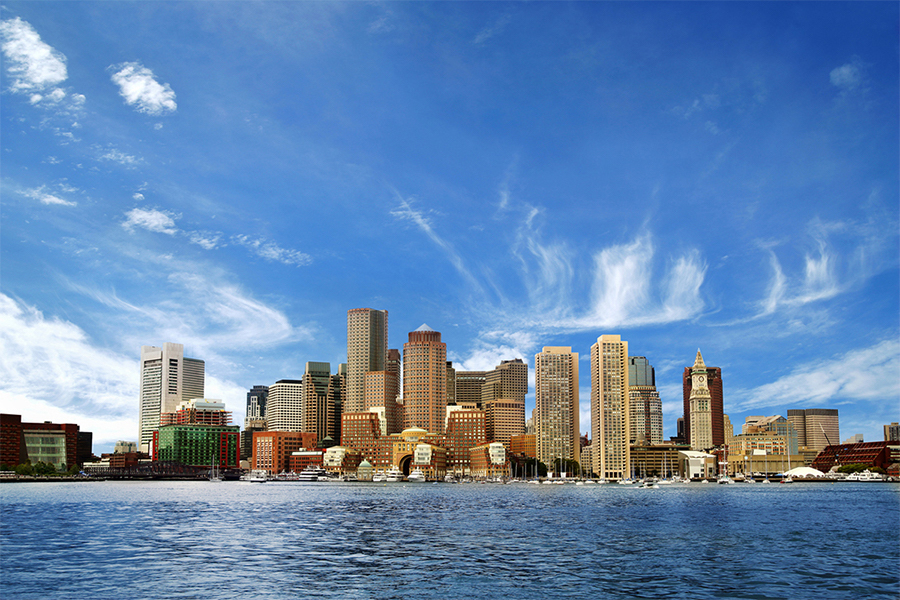
#> input picture boston-skyline.jpg, 900 x 600 px
$ python -i advanced_img_processing.py   (imports and definitions only)
#> lines starting #> are read from the running program, lines starting #| are printed output that depends on the picture; after the words box and inside, x2 and y2 are one past the last pixel; in counts of white or black regions, pixels touching at a corner belong together
### simple_img_processing.py
#!/usr/bin/python
#simple_img_processing.py
__author__ = "Elijah"
__version__ = 1.9
"""Preforms special actions with images
such as flipping them or changing certain pixels."""

from PIL import Image
import date_time_file_name as dt

# [60 lines left out: functions inversion, lighten_darken, not called in this run]


def greyscale(image_path):
    """changes the color of the image to a grey version

    :param image_path: the path of the image
    :return: the grey version of the image"""
#> called with image_path = 'boston-skyline.jpg'

    img = Image.open(image_path)
#> img is the input picture: PIL image 900x600 RGB; mean R, G, B 99.3, 133.2, 174
    new_img = img
    width  = img.size[0]
#> width = 900
    height = img.size[1]
#> height = 600
    for col in range(width):
        for row in range(height):
            pixel = img.getpixel((col, row))
            red   = pixel[0]
            green = pixel[1]
            blue  = pixel[2]
            color = int(red / 3 + green / 3 + blue / 3)
            new_img.putpixel((col, row), (color, color, color))
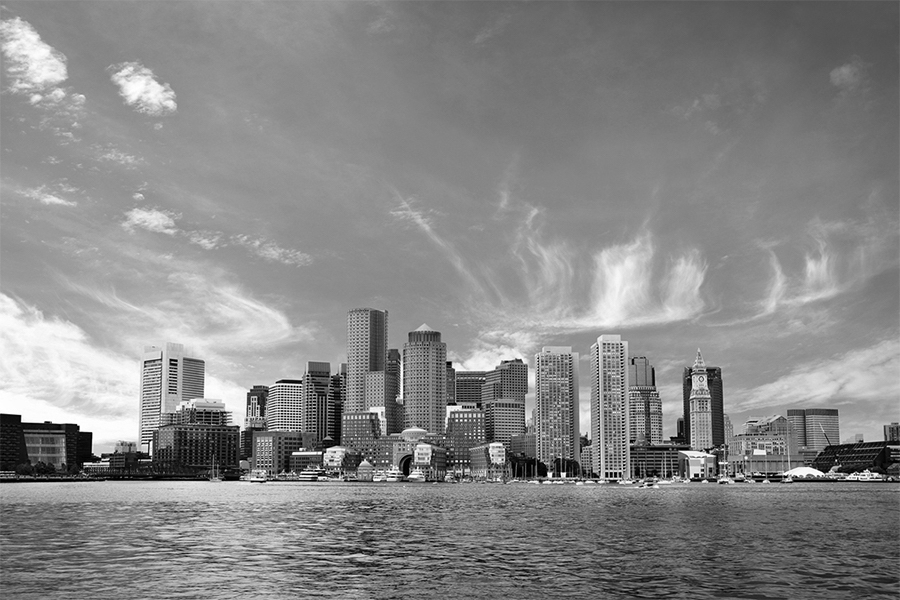
#> new_img: PIL image 900x600 RGB; min 0, max 255, mean 135.1

    return new_img


def black_and_white(image_path):
    """changes an image into a black and white version

    :param image_path: the path of the image
    :return: the image in a black/white format"""

    img    = greyscale(image_path)
    width  = img.size[0]
#> width = 900
    height = img.size[1]
#> height = 600

    colors_list = []
    min_colors  = 0
    max_colors  = 0
    count       = 0

    for col in range(width):
        for row in range(height):
            pixel = img.getpixel((col, row))
            red   = pixel[0]
            green = pixel[1]
            blue  = pixel[2]
            color = red + green + blue

            colors_list.append(color)
#> after the loop, colors_list = 540000 items
    colors_list.sort()

    for i in range(len(colors_list) // 2):
        min_colors += colors_list[i]
        count += 1
#> after the loop, count = 270000; min_colors = 83090109

    min_colors //= count
#> min_colors = 307
    count = 0
    del[colors_list[0:len(colors_list) // 2]]

    for i in colors_list:
        max_colors += i
        count += 1
#> this loop made 270000 passes
#> max_colors on passes 1 to 3: 417, 834, 1251
#> after the loop, count = 270000; max_colors = 135842520

    max_colors //= count
#> max_colors = 503
    for col in range(width):
        for row in range(height):
            pixel = img.getpixel((col, row))
            color = pixel[0] + pixel[1] + pixel[2]
            if color > min_colors:
                color = 0
            elif color < max_colors:
                color = 255

            img.putpixel((col, row), (color, color, color))
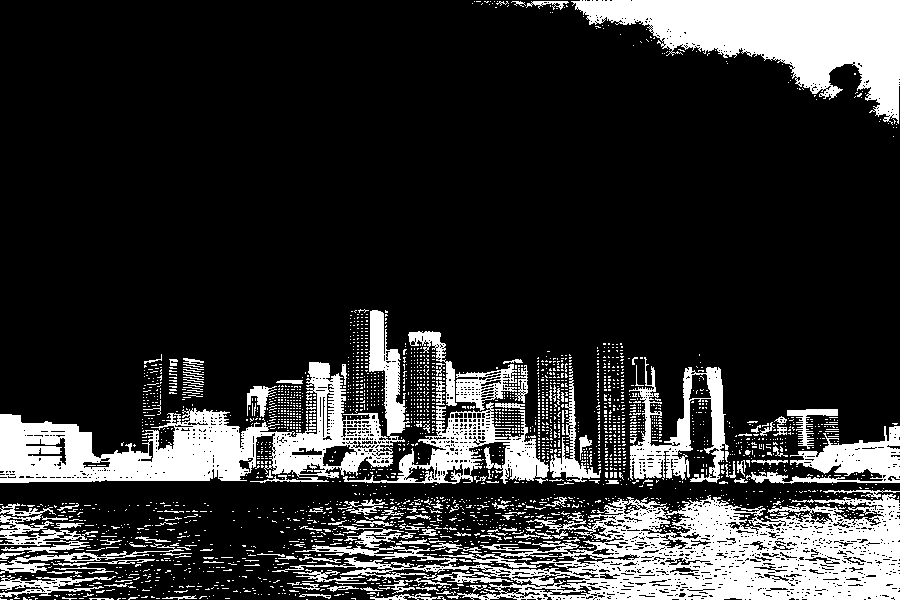
#> img: PIL image 900x600 RGB; 19.6% white; 2668 white regions (2517 under 20 px), largest, box (x1, y1, x2, y2) and area: (272, 494, 900, 600) 27950, (0, 310, 410, 483) 20143, (571, 0, 900, 125) 18618

    return img


# [122 lines left out: functions filter, reverse, save, show, not called in this run]

### advanced_img_processing.py
#!/usr/bin/python
#advanced_img_processing.py
__author__ = "Elijah"
__version__ = 1.6
"""Preforms more complex actions with images like edge detection"""

from PIL import Image
import webbrowser
import simple_img_processing as sip
import random

# [8 lines left out: function google_search, not called in this run]


def edge_detection(image_path):
    """finds and puts a line around the edges of the image

    :param image_path: the path of the image
    :return: the image with a line around the edge"""

    img     = sip.black_and_white(image_path)
    width   = img.size[0]
#> width = 900
    height  = img.size[1]
#> height = 600
    new_img = Image.new("RGBA", (width, height), "white")
#> new_img: PIL image 900x600 RGBA; every value is 255

    pixel_1 = 766
    pixel_2 = 766
    black = 0
    white = 765
    white_change = False
    black_change = False
    location = 0

    for row in range(height):
        for col in range(width):
            pixel = img.getpixel((col, row))
            red   = pixel[0]
            green = pixel[1]
            blue  = pixel[2]
            color = red + green + blue

            if color == black:
                if white_change:
                    new_img.putpixel((location, row), (0, 0, 0))
                    black_change = False
                    white_change = False
                    pixel_1 = 766
                    pixel_2 = 766
                    location = 0
                elif pixel_1 != 766:
                    black_change = True
                    location = col
                else:
                    pixel_1 = color

            elif color == white:
                if black_change:
                    new_img.putpixel((location, row), (0, 0, 0))
                    black_change = False
                    white_change = False
                    pixel_1 = 766
                    pixel_2 = 766
                    location = 0
                elif pixel_2 != 766:
                    white_change = True
                    location = col
                else:
                    pixel_2 = color
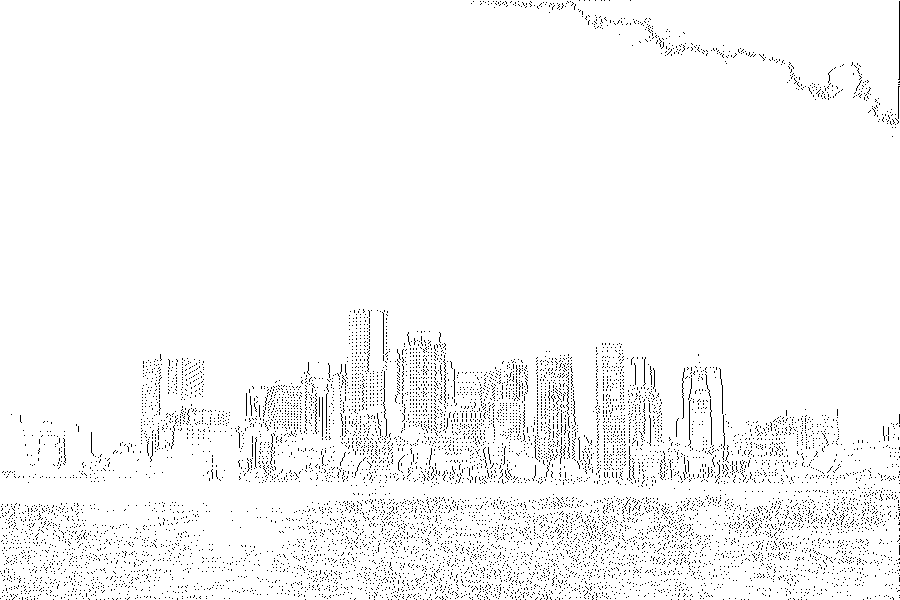
#> new_img: PIL image 900x600 RGBA; mean R, G, B, A 247.1, 247.1, 247.1, 255


    black = 0
    white = 765
    pixel_1 = 766
    pixel_2 = 766
    location = 0
    black_change = False
    white_change = False

    for col in range(width):
        for row in range(height):
            pixel = img.getpixel((col, row))
            red   = pixel[0]
            green = pixel[1]
            blue  = pixel[2]
            color = red + green + blue

            if color == black:
                if white_change:
                    new_img.putpixel((col, location), (0, 0, 0))
                    black_change = False
                    white_change = False
                    pixel_1 = 766
                    pixel_2 = 766
                    location = 0
                elif pixel_1 != 766:
                    black_change = True
                    location = row
                else:
                    pixel_1 = color

            elif color == white:
                if black_change:
                    new_img.putpixel((col, location), (0, 0, 0))
                    black_change = False
                    white_change = False
                    pixel_1 = 766
                    pixel_2 = 766
                    location = 0
                elif pixel_2 != 766:
                    white_change = True
                    location = row
                else:
                    pixel_2 = color
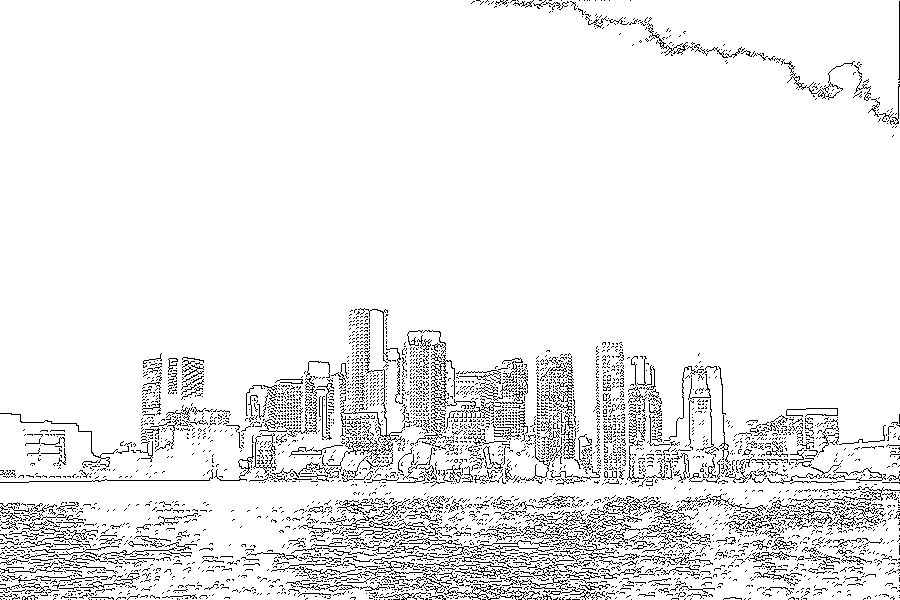
#> new_img: PIL image 900x600 RGBA; mean R, G, B, A 236.5, 236.5, 236.5, 255
    return new_img


# [331 lines left out: functions picture_frame, compare_images, image_copier, sepia_tone, pixelate, not called in this run]

def crop(image_path):
    """crops the middle of the image (very close at least)

    :param image_path: the path of the image
    :return: the new cropped image"""

    img = edge_detection(image_path)
    width  = img.size[0]
#> width = 900
    height = img.size[1]
#> height = 600
    new_img = Image.open(image_path)

    pos = []

    for row in range(height):
        for col in range(width):
            pixel = img.getpixel((col, row))
            red   = pixel[0]
            green = pixel[1]
            blue  = pixel[2]

            if red + green + blue == 0:
                pos.append(row)
                break
        if len(pos) != 0:
            break
#> after the loop, pos = [0]

    top = pos[0]
#> top = 0
    pos = []

    for col in range(width):
        for row in range(height):
            pixel = img.getpixel((col, row))
            red   = pixel[0]
            green = pixel[1]
            blue  = pixel[2]

            if red + green + blue == 0:
                pos.append(col)
                break
        if len(pos) != 0:
            break
    left = pos[0]
#> left = 0
    pos = []

    for row in range(height-1, 0, -1):
        for col in range(width-1, 0, -1):
            pixel = img.getpixel((col, row))
            red   = pixel[0]
            green = pixel[1]
            blue  = pixel[2]

            if red + green + blue == 0:
                pos.append(row)
                break

        if len(pos) != 0:
            break
#> after the loop, pos = [599]
    right = pos[0]
#> right = 599
    bottom = pos[0]
#> bottom = 599

    new_img = new_img.crop((left, top, right, bottom))
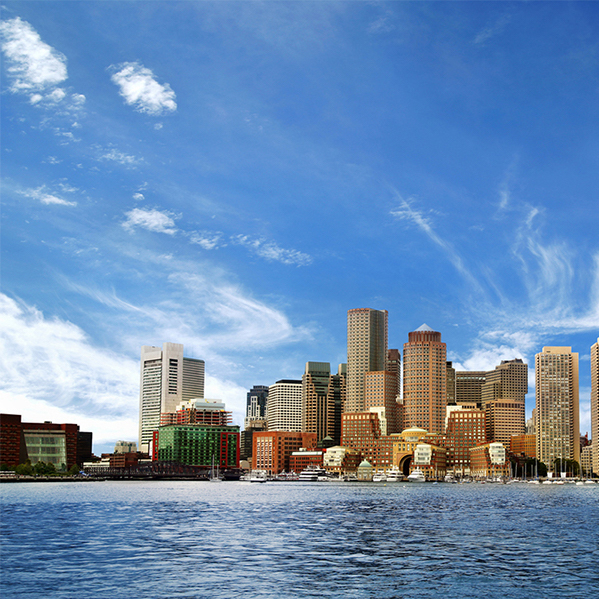
#> new_img: PIL image 599x599 RGB; mean R, G, B 107.5, 139.8, 177.4
    new_img.resize((400, 400))
    return new_img

>>> result = crop('boston-skyline.jpg')

$ run again, on boston.jpg
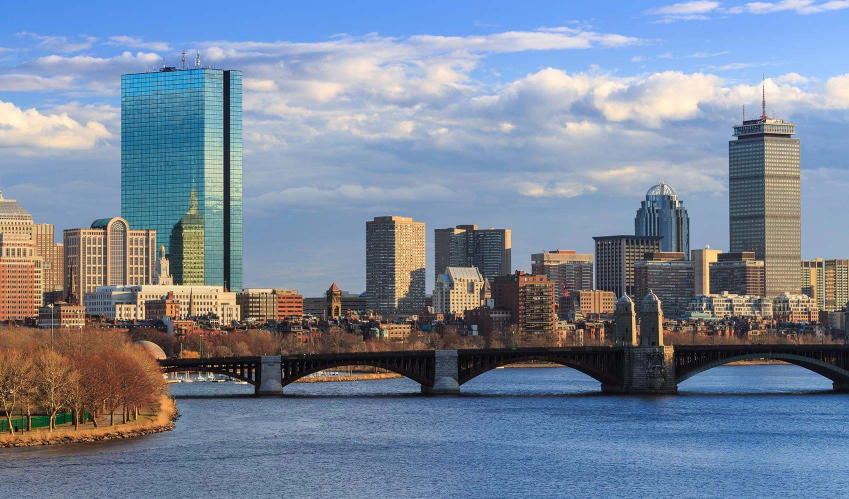
#> input picture boston.jpg, 1698 x 998 px (shown at 1/2 size)
#> in greyscale, img is the input picture: PIL image 1698x998 RGB; mean R, G, B 120.5, 133.7, 153.2
#> after the loop in black_and_white, `for col in range(width):`: colors_list = 1694604 items
#> after the loop in black_and_white, `for i in range(len(colors_list) // 2):`: count = 847302; min_colors = 233803272
#> in black_and_white, `min_colors //= count`: min_colors = 275
#> the loop in black_and_white, `for i in colors_list:` made 847302 passes
#> max_colors on passes 1 to 3: 447, 894, 1341
#> after the loop in black_and_white, `for i in colors_list:`: count = 847302; max_colors = 454837881
#> in black_and_white, `max_colors //= count`: max_colors = 536
#> after the loop in black_and_white, `for col in range(width):`:
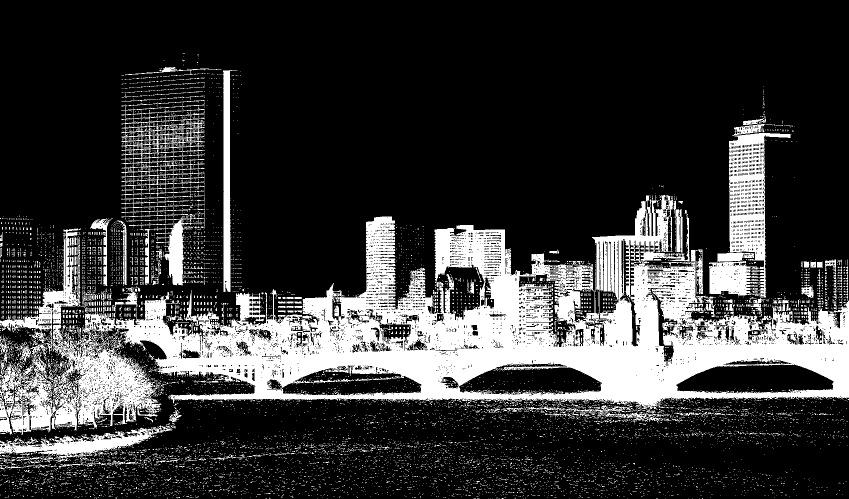
#> img: PIL image 1698x998 RGB (shown at 1/2 size); 22.3% white; 11173 white regions (10867 under 20 px), largest, box (x1, y1, x2, y2) and area: (166, 390, 1698, 819) 239839, (0, 456, 323, 870) 38116, (1418, 248, 1582, 596) 20850
#> after the loop in crop, `for row in range(height):`: pos = [105]
#> top = 105
#> after the loop in crop, `for col in range(width):`: pos = [0]
#> left = 0
#> after the loop in crop, `for row in range(height-1, 0, -1):`: pos = [997]
#> right = 997
#> in crop, `new_img = new_img.crop((left, top, right, bottom))`:
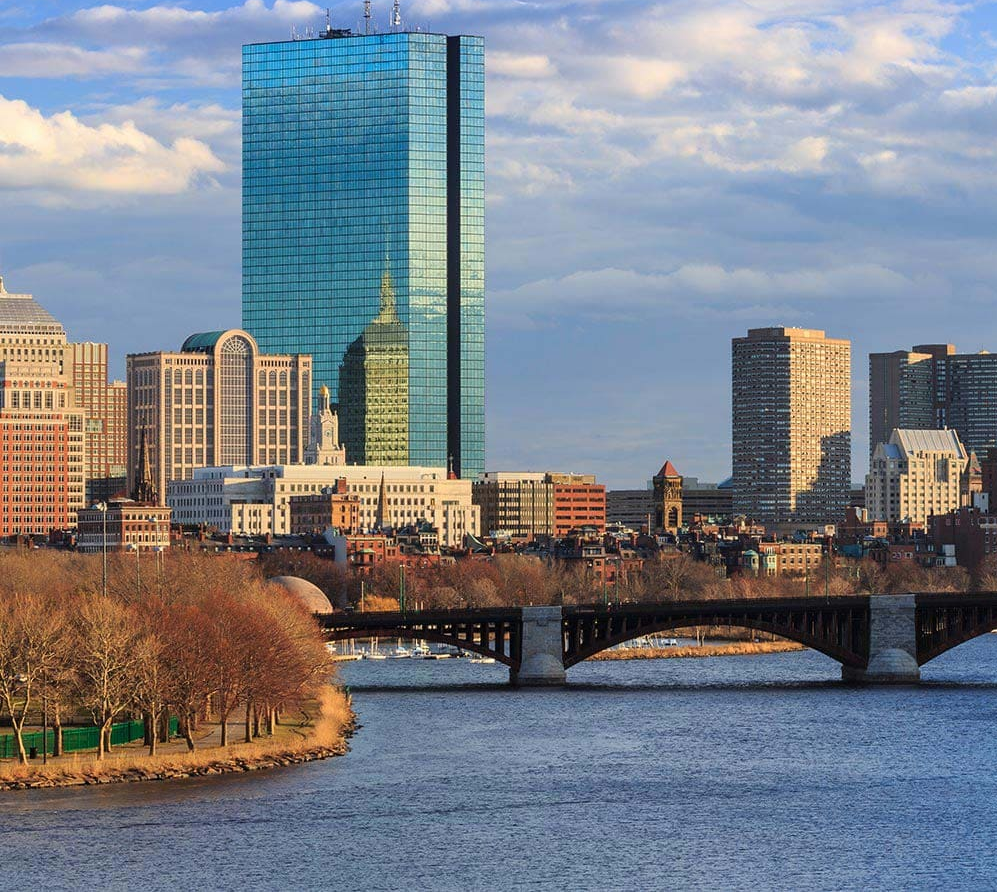
#> new_img: PIL image 997x892 RGB; mean R, G, B 122.8, 128.8, 137.8
